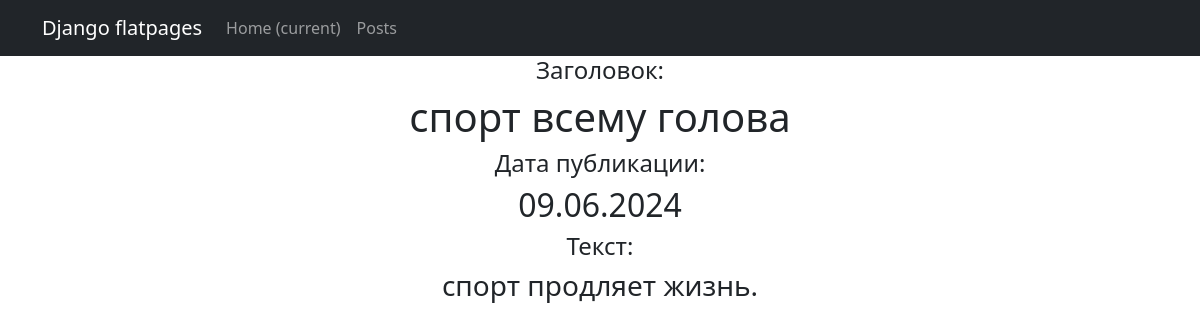
Screenshot of /posts/20 with the database file from the repository.
### news_project/models.py (models this page shows, shortened)
class Post(models.Model):
    NEWS = 'NE'
    ARTICLE = 'AR'
    CHOICE_TYPE = [
        (NEWS, 'Новость'),
        (ARTICLE, 'Статья'),
    ]
    postType = models.CharField(max_length=2, choices=CHOICE_TYPE, default='ARTICLE')
    postAuthor = models.ForeignKey(Author, on_delete=models.CASCADE)
    postCategory = models.ManyToManyField(Category, through='PostCategory')
    autoDate = models.DateTimeField(auto_now_add=True)
    title = models.CharField(max_length=128)
    postText = models.TextField()
    postRating = models.SmallIntegerField(default=0)

### news_project/views.py (the view)
# urls.py: path('<int:pk>', PostDetail.as_view(), name='post_detail'),
class PostDetail(DetailView):
    model = Post
    template_name = 'post.html'
    context_object_name = 'post'

### news_project/templatetags/custom_filters.py (called while the page is built)
@register.filter()
def censor(text):
    if type(text) is not str:
        raise TypeError('Переменная может иметь только строковый тип')
    else:
        new_text = text.split()
        censored_text = []
        for word in new_text:
            nw = word.lower()
            if nw.translate(str.maketrans('', '', string.punctuation)) in CENSORED_WORDS:
                new_word = word[0] + '*' * (len(word[1:]))
                censored_text.append(new_word)
            else:
                censored_text.append(word)
    return ' '.join(censored_text)

### templates/post.html (shortened to what this page needs)
{% extends 'flatpages/default.html' %}
{% load custom_filters %}!
{% block content %}
<h4>Заголовок:</h4><h1>{{ post.title|censor }}</h1>
<h4>Дата публикации:</h4> <h2>{{ post.autoDate|date:'d.m.Y' }}</h2>
<h4>Текст:</h4> <h3>{{ post.postText|censor }}</h3>
{% endblock content %}

### rows the page displays
Post: title|censor "спорт всему голова", autoDate "09.06.2024", postText|censor "спорт продляет жизнь."
